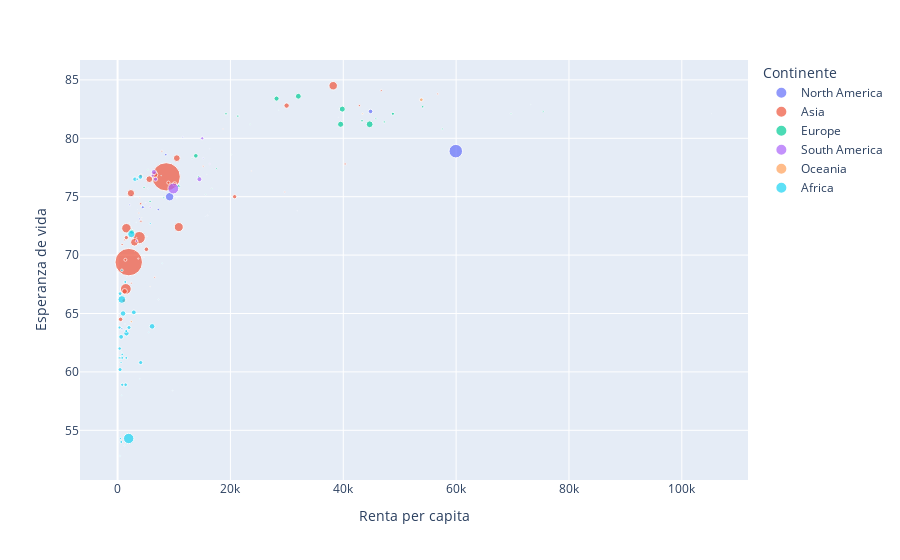

This figure's notebook cell:
### Code cell
fig2 = px.scatter(df_info_pais,
                  x = 'Renta per capita', 
                  y = 'Esperanza de vida',
                  color = 'Continente',
                  size = 'Poblacion')
fig2.show()

### Figure 1 — Plotly figure (JSON) as saved in the notebook; plotly's stock layout.template omitted (floating-point values rounded to 4 significant figures)
{"data": [{"hovertemplate": "Continente=North America<br>Renta per capita=%{x}<br>Esperanza de vida=%{y}<br>Poblacion=%{marker.size}<extra></extra>", "legendgroup": "North America", "marker": {"color": "#636efa", "size": [325084756, 36732095, 124777324, 11339254, 10513104, 16914970, 4106769, 4949954, 6388126, 9429013, 1384059, 2920848, 6384846, 381755, 10982366, 286232, 375769, 180954, 95426, 110874], "sizemode": "area", "sizeref": 3553000.0, "symbol": "circle"}, "mode": "markers", "name": "North America", "orientation": "v", "showlegend": true, "type": "scatter", "x": [59939, 44841, 9224, 8541, 7223, 4471, 15166, 11573, 3883, 2437, 15952, 5061, 2164, 31858, 766, 16328, 4957, 9602, 15825, 10164], "xaxis": "x", "y": [78.9, 82.3, 75, 78.6, 73.9, 74.1, 78.3, 80.1, 73.1, 75.1, 73.4, 74.4, 74.3, 73.8, 63.7, 79.1, 74.5, 76.1, 76.9, 72.4], "yaxis": "y"}, {"hovertemplate": "Continente=Asia<br>Renta per capita=%{x}<br>Esperanza de vida=%{y}<br>Poblacion=%{marker.size}<extra></extra>", "legendgroup": "Asia", "marker": {"color": "#EF553B", "size": [1421021791, 127502725, 1338676785, 145530082, 51096415, 264650963, 81116450, 33101179, 69209810, 80673883, 9487203, 8243848, 7306322, 5708041, 31104646, 105172925, 207906209, 159685424, 94600648, 37552781, 18080019, 4056099, 21128032, 4665928, 53382523, 6819373, 31959785, 9845320, 9785843, 5757667, 1494076, 27834819, 16009409, 1179678, 36296113, 6953035, 4008716, 2944791, 3113786, 6189733, 8880268, 745563], "sizemode": "area", "sizeref": 3553000.0, "symbol": "circle"}, "mode": "markers", "name": "Asia", "orientation": "v", "showlegend": true, "type": "scatter", "x": [8612, 38214, 1980, 10846, 29958, 3837, 10498, 20747, 6579, 5628, 40325, 42852, 46733, 56746, 10118, 2982, 1467, 1564, 2366, 5114, 9009, 29616, 4135, 15170, 1256, 7857, 1554, 4139, 4095, 6587, 23715, 1123, 1384, 18695, 538, 2424, 3762, 3918, 3672, 1222, 805, 3391], "xaxis": "x", "y": [76.7, 84.5, 69.4, 72.4, 82.8, 71.5, 78.3, 75, 76.9, 76.5, 77.8, 82.8, 84.1, 83.8, 76.1, 71.1, 67.1, 72.3, 75.3, 70.5, 76.2, 75.4, 76.8, 77.6, 66.9, 78.9, 71.5, 72.9, 74.4, 68.1, 77.2, 66.1, 69.6, 80.8, 64.5, 67.6, 73.6, 74.9, 69.7, 71.3, 70.9, 71.5], "yaxis": "y"}, {"hovertemplate": "Continente=Europe<br>Renta per capita=%{x}<br>Esperanza de vida=%{y}<br>Poblacion=%{marker.size}<extra></extra>", "legendgroup": "Europe", "marker": {"color": "#00cc96", "size": [82658409, 66727461, 64842509, 60673701, 46647428, 17021347, 9904896, 37953180, 11419748, 8819901, 5296326, 4753279, 5732274, 5511371, 10288527, 19653969, 10569450, 9729823, 44487709, 5447900, 59191, 7102444, 4182857, 9450231, 2076394, 2845414, 8829628, 1951097, 1319390, 334393, 3351525, 437933, 2081996, 4059684, 627563, 77001], "sizemode": "area", "sizeref": 3553000.0, "symbol": "circle"}, "mode": "markers", "name": "Europe", "orientation": "v", "showlegend": true, "type": "scatter", "x": [44680, 39532, 39827, 32038, 28175, 48796, 54075, 13871, 43325, 47261, 75428, 69727, 57545, 45778, 21316, 10781, 19214, 14364, 2521, 17551, 105280, 8197, 13200, 5762, 23488, 16709, 4692, 15613, 20170, 73233, 5387, 28585, 5418, 2002, 7720, 39128], "xaxis": "x", "y": [81.2, 81.2, 82.5, 83.6, 83.4, 82.1, 82.7, 78.5, 81.5, 81.4, 82.3, 82.1, 80.8, 81.7, 81.9, 75.9, 82.1, 76.7, 72, 77.4, 82.1, 74.9, 78.3, 74.6, 81.2, 75.7, 75.8, 75.2, 78.6, 82.9, 77.3, 82.4, 75.7, 71.8, 76.8, 81.8], "yaxis": "y"}, {"hovertemplate": "Continente=South America<br>Renta per capita=%{x}<br>Esperanza de vida=%{y}<br>Poblacion=%{marker.size}<extra></extra>", "legendgroup": "South America", "marker": {"color": "#ab63fa", "size": [207833823, 43937140, 48909839, 18470439, 31444298, 16785361, 3436641, 6867061, 11192855, 775222, 570496], "sizemode": "area", "sizeref": 3553000.0, "symbol": "circle"}, "mode": "markers", "name": "South America", "orientation": "v", "showlegend": true, "type": "scatter", "x": [9881, 14508, 6429, 15001, 6723, 6214, 16341, 5776, 3351, 4671, 5251], "xaxis": "x", "y": [75.7, 76.5, 77.1, 80, 76.5, 76.8, 77.8, 74.1, 71.2, 69.8, 71.6], "yaxis": "y"}, {"hovertemplate": "Continente=Oceania<br>Renta per capita=%{x}<br>Esperanza de vida=%{y}<br>Poblacion=%{marker.size}<extra></extra>", "legendgroup": "Oceania", "marker": {"color": "#FFA15A", "size": [24584620, 4702034, 8438036, 877459, 636039, 28551, 195352, 101998, 17808, 58058, 114158], "sizemode": "area", "sizeref": 3553000.0, "symbol": "circle"}, "mode": "markers", "name": "Oceania", "orientation": "v", "showlegend": true, "type": "scatter", "x": [53831, 43415, 2434, 5768, 2049, 3022, 4305, 4193, 16275, 3517, 1626], "xaxis": "x", "y": [83.3, 82.1, 64.3, 67.3, 72.8, 70.3, 73.2, 70.8, 73.7, 73.9, 68.1], "yaxis": "y"}, {"hovertemplate": "Continente=Africa<br>Renta per capita=%{x}<br>Esperanza de vida=%{y}<br>Poblacion=%{marker.size}<extra></extra>", "legendgroup": "Africa", "marker": {"color": "#19d3f3", "size": [190873244, 57009756, 96442591, 41389189, 29816766, 40813397, 35581255, 106399924, 50221142, 29121465, 54660339, 11433443, 6580724, 24566073, 41166588, 16853599, 14236595, 15419355, 2205080, 18512430, 2064823, 1264499, 2402633, 28649018, 19193234, 1262002, 25570512, 12067519, 15016753, 11175198, 11980961, 21602382, 17670196, 4282570, 7698474, 1124805, 7488423, 4702226, 10827019, 2091534, 4596023, 537498, 96418, 2213889, 1828145, 813892], "sizemode": "area", "sizeref": 3553000.0, "symbol": "circle"}, "mode": "markers", "name": "Africa", "orientation": "v", "showlegend": true, "type": "scatter", "x": [1969, 6120, 2441, 4048, 4096, 2879, 3083, 757, 1578, 2026, 975, 3494, 5791, 1422, 631, 1535, 1548, 1366, 7894, 828, 7271, 10491, 5516, 441, 642, 9741, 450, 868, 657, 827, 762, 376, 357, 1173, 618, 3942, 504, 699, 293, 1233, 424, 3298, 15536, 673, 737, 1312], "xaxis": "x", "y": [54.3, 63.9, 71.8, 76.7, 60.8, 65.1, 76.5, 66.2, 63.3, 63.8, 65, 76.5, 72.7, 58.9, 63, 63.5, 61.2, 67.7, 69.3, 58.9, 66.2, 74.9, 63.4, 60.2, 61.2, 58.4, 66.7, 61.2, 54, 61.5, 68.7, 62, 63.8, 64.7, 60.8, 59.4, 54.3, 63.7, 61.2, 53.7, 52.8, 72.8, 73.3, 61.7, 58, 64.1], "yaxis": "y"}], "layout": {"legend": {"itemsizing": "constant", "title": {"text": "Continente"}, "tracegroupgap": 0}, "margin": {"t": 60}, "xaxis": {"anchor": "y", "domain": [0, 1], "title": {"text": "Renta per capita"}}, "yaxis": {"anchor": "x", "domain": [0, 1], "title": {"text": "Esperanza de vida"}}}}
